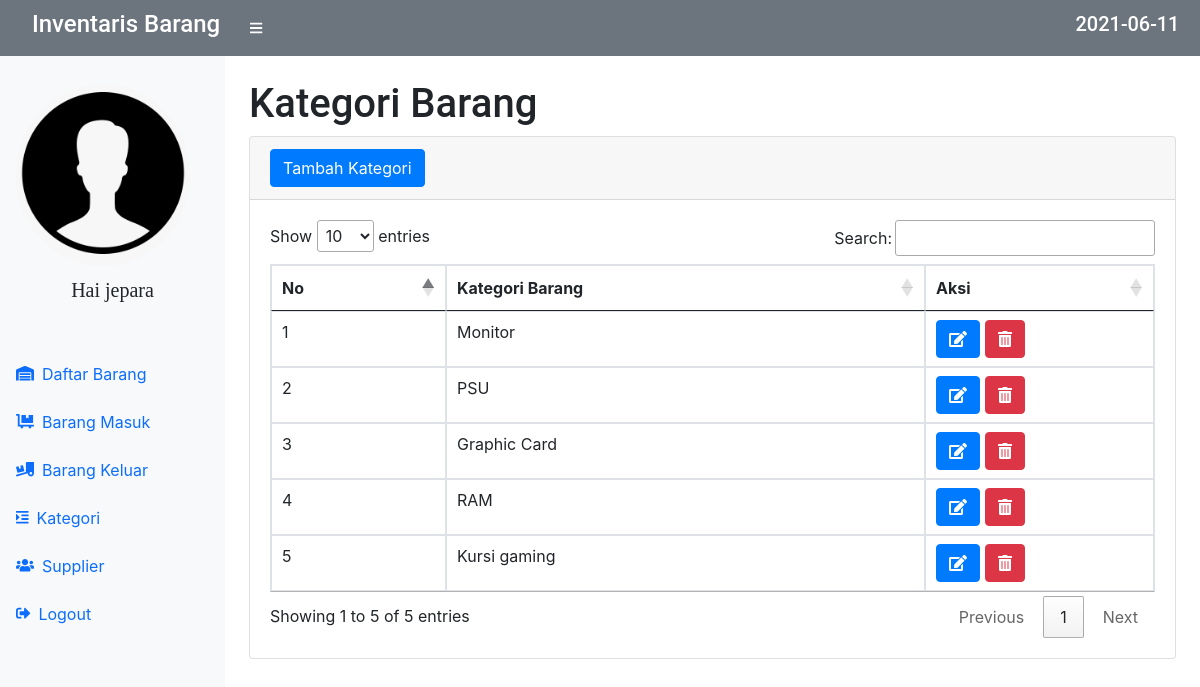
The app's page /kategori.php (signed in), older data.
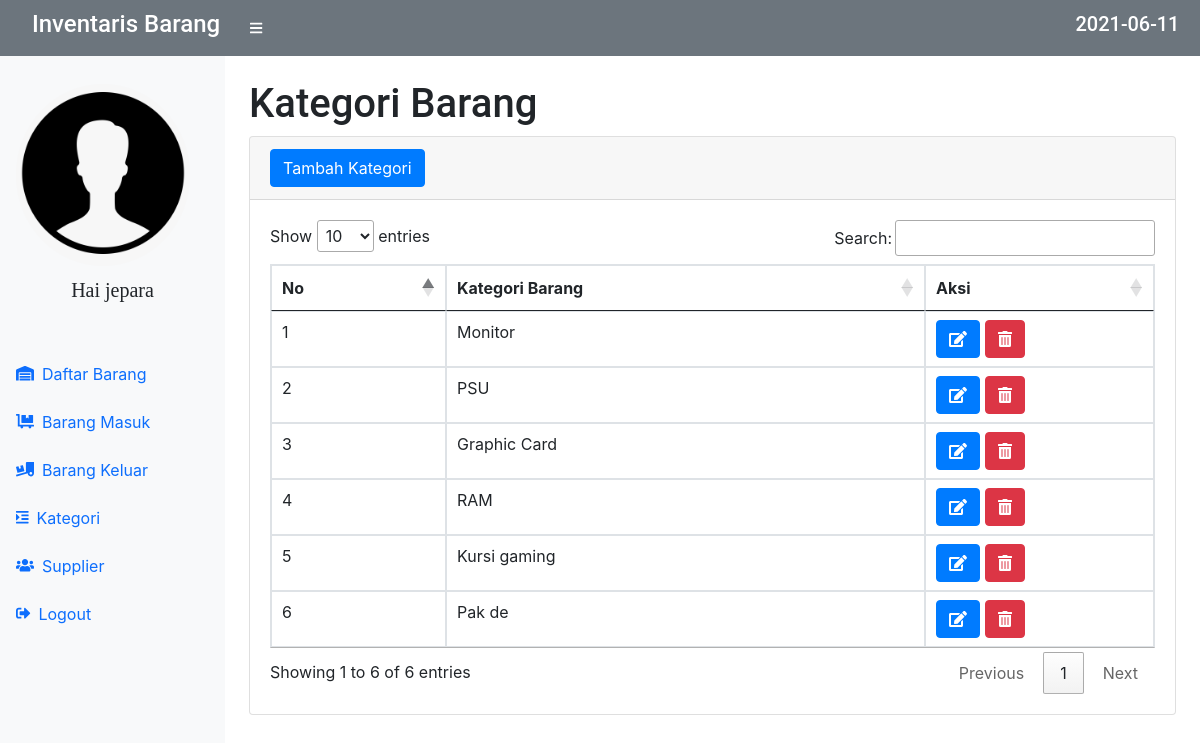
The same page, newer data.
### tables this page shows
CREATE TABLE `kategori` (
  `idkategori` int(11) NOT NULL,
  `kategori` varchar(25) NOT NULL
);

### kategori.php (the view, shortened to what the changed rows need)
<?php
require 'function.php';
?>
<!DOCTYPE html>
<html lang="en">
    <head>
        <link href="https://cdn.jsdelivr.net/npm/simple-datatables@latest/dist/style.css" rel="stylesheet" />
        <link href="css/styles.css" rel="stylesheet" />
        <link rel="stylesheet" href="https://maxcdn.bootstrapcdn.com/bootstrap/4.5.2/css/bootstrap.min.css">
        <link rel="stylesheet" type="text/css" href="https://cdn.datatables.net/1.10.25/css/jquery.dataTables.css">
    </head>
    <body class="sb-nav-fixed">
        <div id="layoutSidenav">
            <div id="layoutSidenav_content">
                <main>
                    <div class="container-fluid px-4">
                        <h1 class="mt-4">Kategori Barang</h1>
                        <div class="card mb-4">
                            <div class="card-body">
                                <div class= "table-responsive">
                                <table id="tabel" class="table table-bordered">
                                    <thead>
                                        <tr>
                                            <th>No</th>
                                            <th>Kategori Barang</th>
                                            <th>Aksi</th>
                                            </tr>
                                    </thead>
                                    <tbody>
                                        <?php
                                        $ambilsemuadatastock = mysqli_query($conn, "select * from kategori");
                                         $i = 1;
                                        while($data = mysqli_fetch_array($ambilsemuadatastock)){
                                            $jenisbarang = $data['kategori'];
                                            $idb = $data['idkategori'];
                                        ?>
                                        <tr>
                                            <td><?=$i++;
                                            ?></td>
                                            <td><?=$jenisbarang;?></td>
                                            <td><button type="button" class="btn btn-primary" data-toggle="modal" data-target="#edit<?=$idb;?>">
                                                <i class="fas fa-edit"></i></button>
                                                <button type="button" class="btn btn-danger" data-toggle="modal" data-target="#delete<?=$idb;?>">
                                                 <i class="fas fa-trash-alt"></i></button>
                                         </td>
                                       </tr>
                                       <?php
                                   };
                                   ?>
                                    </tbody>
                                </table>
                            </div>
                        </div>
                    </div>
                </main>
            </div>
        </div>
    </body>
</html>

Row changes from the older to the newer data that the page shows:
added kategori: kategori "Pak de"
Text that changed along with them:
text written by a page script: "Show entries Search: Showing 1 to 5 of 5 entries Previous 1 Next" → "Show entries Search: Showing 1 to 6 of 6 entries Previous 1 Next"
